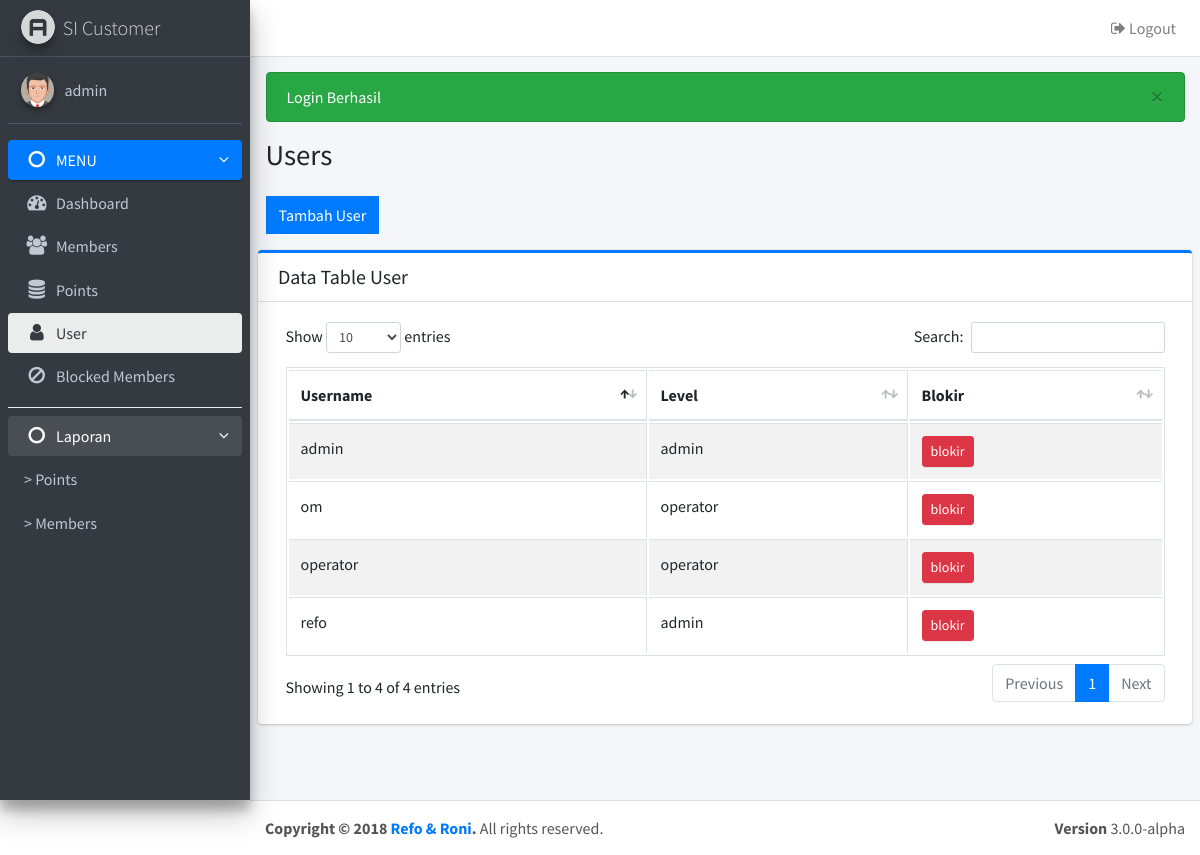
Page /users.php (signed in) on the committed database.
### tables this page shows
CREATE TABLE `user` (
  `id` int(11) NOT NULL,
  `username` varchar(10) NOT NULL,
  `password` varchar(255) NOT NULL,
  `level` varchar(10) NOT NULL,
  `stat` int(1) NOT NULL
);

### users.php (the view, shortened to what this page needs)
<?php
include "config/koneksi.php";
require_once 'layout/header.php';
require_once 'layout/navbar.php';
require_once 'layout/sidebar.php';
?>
    <section class="content">
      	<div class="col-md-6">
	      	<a data-toggle="collapse" href="#collapseMember" class="btn btn-flat btn-primary">Tambah User</a>
      	</div>
    </section>
    <section class="content">
    	 <div class="card card-primary card-outline">
            <div class="card-header">
              <h3 class="card-title">Data Table User</h3>
            </div>
            <div class="card-body">
              <table id="example1" class="table table-bordered table-striped">
                <thead>
	                <tr>
	                  <th>Username </th>
	                  <th>Level</th>
	                  <th>Blokir</th>
	                </tr>
                </thead>
                <tbody>
                	<?php $sql = $db->query("SELECT * FROM user WHERE stat = 1");
                	foreach($sql as $row){ ?>
	                <tr>
	                  <td><?= $row['username'] ?></td>
	                  <td><?= $row['level'] ?></td>
	                  <td>
					  	<a href="proses/delete.php?to=users&kd=<?= $row['id'] ?>" class="btn btn-danger btn-sm" onclick="return confirm('Yakin akan memblokir member?')">
					  		blokir
					  	</a>
	                  </td>
	                </tr>
	            	<?php } ?>
              </table>
            </div>
          </div>
    </section>
<?php require_once('layout/footer.php') ?>

### rows in the picture
user: username "admin", level "admin"
user: username "operator", level "operator"
user: username "refo", level "admin"
user: username "om", level "operator"

### other values in the picture
$user "admin"
$_SESSION[$r] "Login Berhasil"
$title "Users"
